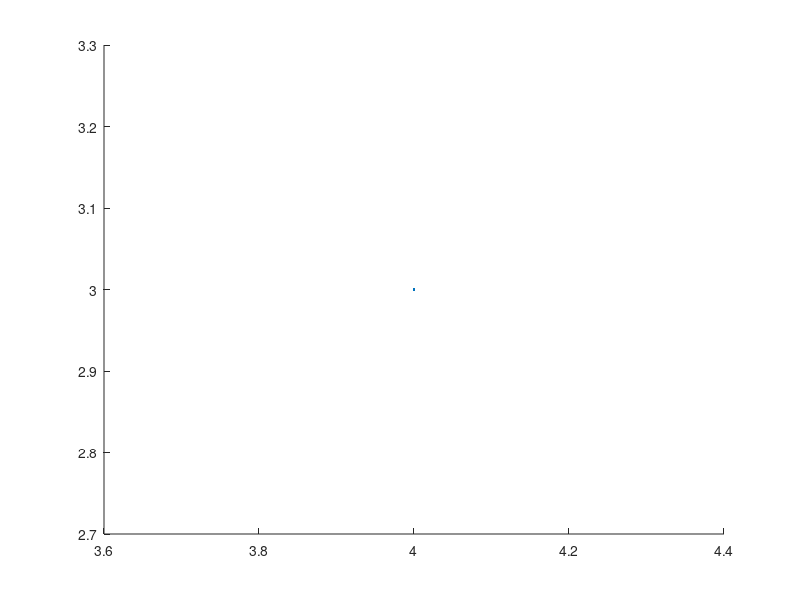

Write MATLAB code to recreate this figure. (Note: this script raises an error after producing the figure.)
clc;
clear all;
close all;

a=1:input("maximum length of edges: ");
[j,k,z]=deal(1);
while k~=a(end)+1
    while j~=a(end)+1
    c(j,k)=sqrt(a(j).^2+a(k).^2);
    p(1,1)=c(j,k);
    j=j+1;
        if floor(p)==p
            pr(1,z)=j-1;
            pr(2,z)=k;
            pr(3,z)=p;
            z=z+1;
        end
    end
    k=k+1;
    j=1;
end
figure
while j~=z
    s=scatter(pr(1,j),pr(2,j),"black",".");
    row= dataTipTextRow('Hypotenus:',pr(3,j));
    s.DataTipTemplate.DataTipRows(1).Label = 'Edge:';
    s.DataTipTemplate.DataTipRows(2).Label = 'Edge:'; 
    s.DataTipTemplate.DataTipRows(end+1) = row;
    j=j+1;
    hold on
end